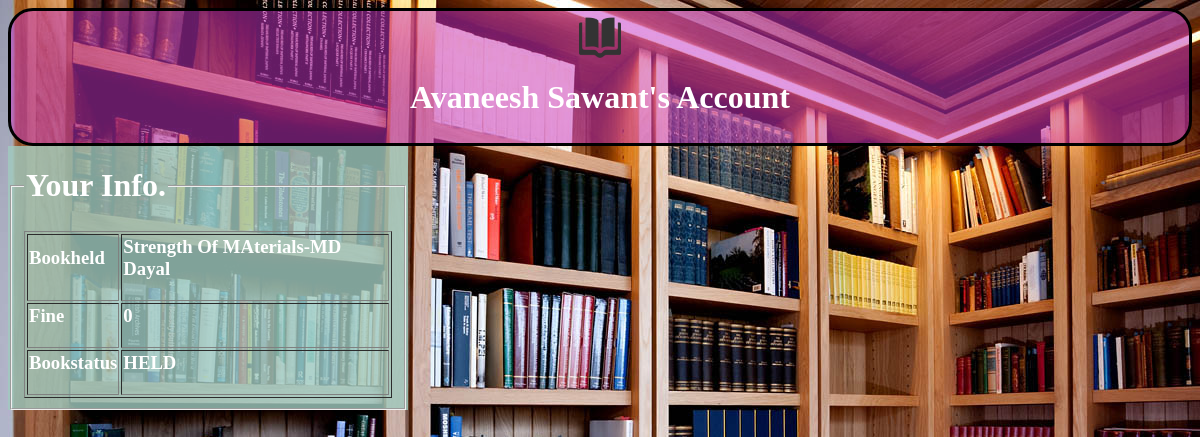
/WT-Project/userfetchthroughadmin.php?&uid=113CP3333A, run on the app's committed database.
### tables this page shows
CREATE TABLE IF NOT EXISTS `registration` (
  `uid` varchar(50) NOT NULL,
  `name` varchar(50) NOT NULL,
  `email` varchar(50) NOT NULL,
  `password` varchar(50) NOT NULL
);

CREATE TABLE IF NOT EXISTS `bookrecords` (
  `uid` varchar(15) NOT NULL,
  `bookname` varchar(50) NOT NULL,
  `fine` int(15) NOT NULL,
  `bookstatus` varchar(15) NOT NULL
);

### WT-Project/userfetch_Includer.php (called while the page is built, shortened)
<?php
$uid=$_GET['uid'];
$name="SELECT * FROM registration WHERE uid='".$uid."'";
$bookname="SELECT bookname FROM bookrecords WHERE uid='".$uid."'";
$penalty="SELECT fine FROM bookrecords WHERE uid='".$uid."'";
$bookstatus="SELECT bookstatus FROM bookrecords WHERE uid='".$uid."'";
 $resName=@mysql_query($name);
 $rowName=@mysql_fetch_assoc($resName);
 $res=@mysql_query($bookname);
 $row=@mysql_fetch_assoc($res);
 $res1=@mysql_query($penalty);
 $row1=@mysql_fetch_assoc($res1);
 $res2=@mysql_query($bookstatus);
 $row2=@mysql_fetch_assoc($res2);
?>

### WT-Project/userfetchthroughadmin.php (the view, shortened to what this page needs)
<html>
<div style="border-radius: 25px;background-color:darkblue;color:white;text-align:center;padding:5px;border:3px solid black; background: rgba(200, 54, 200, 0.5)
">
<img src="headerlogo.png" height="42" width="42"/>
<h1><?php include("userfetch_Includer.php"); echo $rowName['name']."'s "?>Account</h1>
</div>
<link rel="stylesheet" href="css/OLMS.css">
<body background="library1.jpg">
<h1><?php include("userfetch_Includer.php"); echo "  ".$rowName['name'];?></h1>
<div align='center'style='width:400px;color:white;background: rgba(160, 203, 192, 0.8)'>
<fieldset>
		<legend>
			<h1 style='color:white'>Your Info.</h1>
		</legend>
		<table border='1' style='color:white'>
			<tr><td><h3>Bookheld</td></h3><td><h3><?php  include("userfetch_Includer.php"); echo $row['bookname']; ?></h3></td></tr>
			<tr><td><h3>Fine</td><td><h3><?php include("userfetch_Includer.php"); echo $row1['fine']; ?></h3></td></tr>
			<tr><td><h3>Bookstatus</td><td><h3><?php include("userfetch_Includer.php") ;echo $row2['bookstatus']; ?></h3></td></tr>
			</table>
	</div>
</body>
</html>

### data on the page
registration: name "Avaneesh Sawant"
bookrecords: bookname "Strength Of MAterials-MD Dayal", fine "0", bookstatus "HELD"
